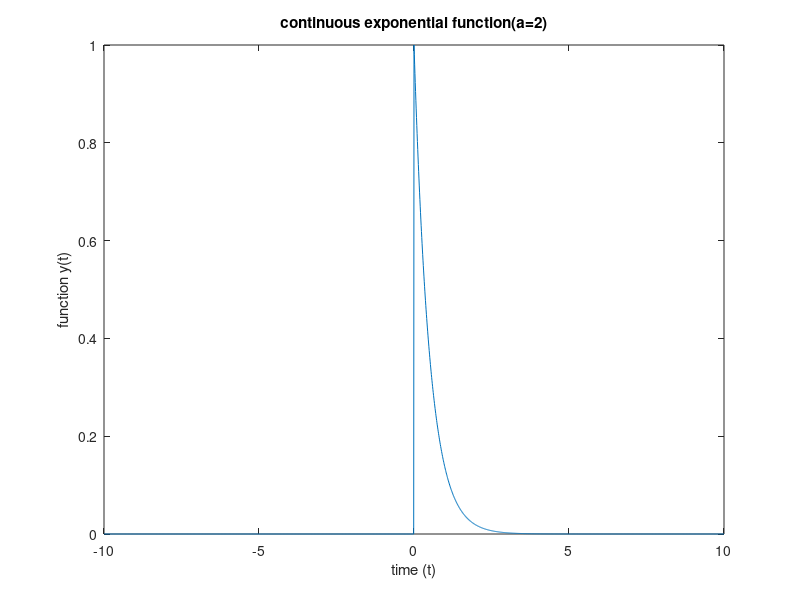

Write MATLAB code to recreate this figure.
clear all;
close all;
clc;

t=-10:0.01:10;  %defining time range
length_of_t=length(t);  %no of points in time range
a=2;
for i=1:1:length(t)  
    if(t(i)<0)
        y(i)=0; %if t<0 ,y=0
    else
        y(i)=exp(-a*t(i)); %if t>0 ,y=exponential
    end
end

plot(t,y) %plotting the points
xlabel("time (t)");  %labelling x axis
ylabel("function y(t)");  %labelling y axis
title("continuous exponential function(a=2)"); %naming
%axis([-1 1 -1.25 1.25]); %constraining the range
